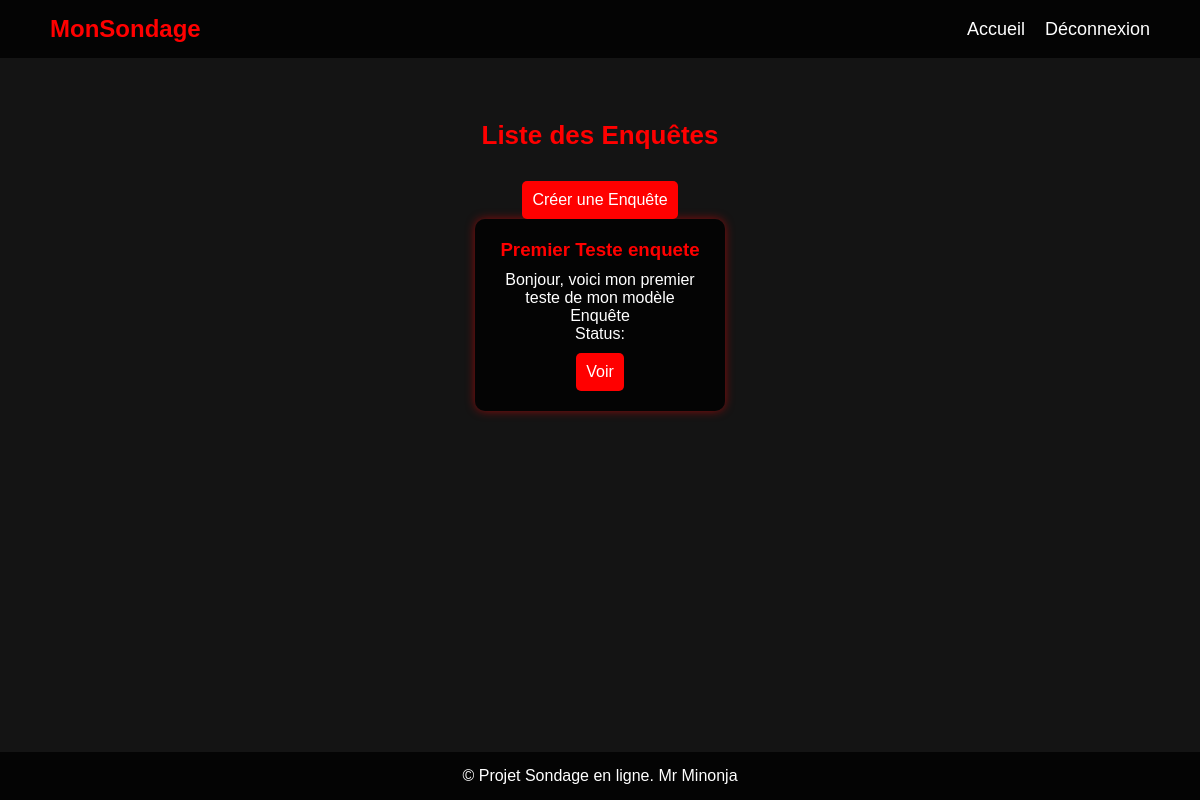
Page /Enquetes/ (signed in) on the earlier database version.
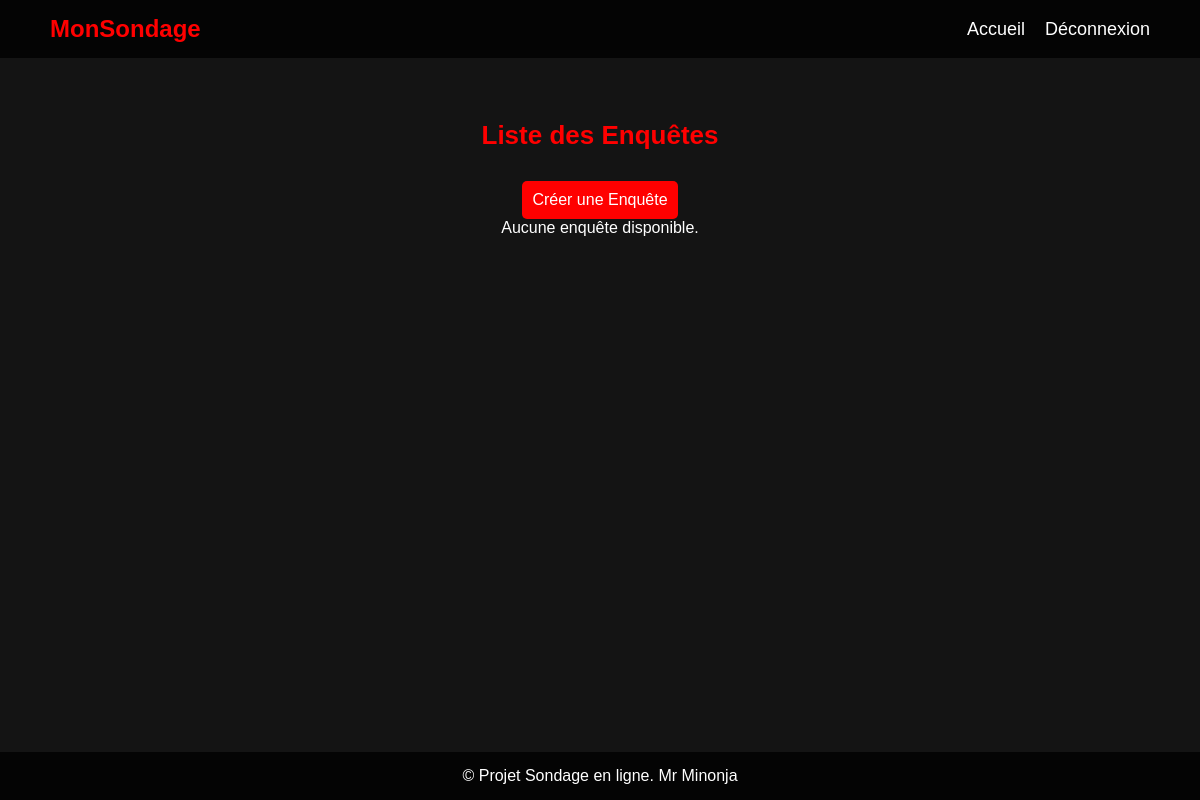
Same page on the later database version.
### Enquetes/models.py (models this page shows, shortened)
class Enquete(models.Model):
    code = models.CharField(max_length = 10)
    name = models.CharField(max_length = 100)
    description = models.CharField(max_length = 255)
    STATUS_CHOICES = [
        ('actif', 'Actif'),
        ('inactif', 'Inactif'),
        ('archive', 'Archivé'),
    ]
    status = models.CharField(max_length = 10,choices = STATUS_CHOICES, default = 'actif')
    startDate = models.DateField(default = timezone.now, editable = False)
    endDate = models.DateField(null = True, blank = True)
    userID = models.ForeignKey(Utilisateurs, on_delete = models.CASCADE)
    token = models.UUIDField(default = uuid.uuid4, editable = False, unique = True)

### Enquetes/views.py (the view)
# urls.py: path('', enquete_list, name='enquete_list'),
@login_required
def enquete_list(request):
    enquetes = Enquete.objects.all()
    return render(request, 'Enquetes/list.html', {'enquetes': enquetes})

### Templates/Enquetes/list.html (shortened to what this page needs)
{% extends "base.html" %}
{% load static %}
{% block extra_css %}
    <link rel="stylesheet" href="{% static 'CSS/enquete_list.css' %}">
{% endblock extra_css %}
{% block content %}
<div class="container">
    <h2 class="title">Liste des Enquêtes</h2>
    <a href="{% url 'enquete_create' %}" class="btn">Créer une Enquête</a>
    <div class="enquete-list">
        {% for enquete in enquetes %}
            <div class="enquete-card">
                <h3>{{ enquete.name }}</h3>
                <p>{{ enquete.description }}</p>
                <p>Status: <strong>{{ enquete.get_statut_display }}</strong></p>
                <a href="{% url 'enquete_detail' enquete.pk %}" class="btn">Voir</a>
            </div>
        {% empty %}
            <p>Aucune enquête disponible.</p>
        {% endfor %}
    </div>
</div>
{% endblock %}

### Templates/base.html (shortened to what this page needs)
{% load static%}
<!DOCTYPE html>
<html lang="fr">
<head>
    <link rel="stylesheet" href="{% static 'CSS/base.css' %}">
    {% block extra_css %}{% endblock %}
</head>
<body>
    <header>
        <div class="logo">MonSondage</div>
        <nav>
            <ul>
                <li><a href="{% url 'accueil' %}">Accueil</a></li>
                <li><a href="{% url 'logout' %}">Déconnexion</a></li>
            </ul>
        </nav>
    </header>
    <main>
        {% block content %}{% endblock %}
    </main>
    <footer>
        <p>&copy; Projet Sondage en ligne. Mr Minonja</p>
    </footer>
</body>
</html>

### Static/CSS/base.css (style rules this page uses)
* { margin: 0; padding: 0; box-sizing: border-box; }
body { font-family: Arial, sans-serif; background-color: #141414; color: white; }
header { display: flex; justify-content: space-between; align-items: center; padding: 15px 50px; background: rgba(0, 0, 0, 0.8); position: fixed; width: 100%; top: 0; left: 0; z-index: 100; }
.logo { font-size: 24px; font-weight: bold; color: red; }
nav ul { list-style: none; display: flex; }
nav ul li { margin-left: 20px; }
nav ul li a { color: white; text-decoration: none; font-size: 18px; transition: color 0.3s; }
main { margin-top: 80px; padding: 20px; text-align: center; }
footer { background: rgba(0, 0, 0, 0.8); text-align: center; padding: 15px; position: absolute; bottom: 0; width: 100%; }

### Static/CSS/enquete_list.css (style rules this page uses)
.container { max-width: 900px; margin: auto; padding: 20px; text-align: center; }
.title { font-size: 26px; margin-bottom: 20px; color: red; }
.enquete-list { display: flex; flex-wrap: wrap; justify-content: center; gap: 20px; }
.btn { display: inline-block; padding: 10px; background: red; color: white; border-radius: 5px; text-decoration: none; margin-top: 10px; }

Differences in the rows shown:
removed Enquete: name "Premier Teste enquete", description "Bonjour, voici mon premier teste de mon modèle Enquête"
Other differences:
text now shown: "Aucune enquête disponible."
